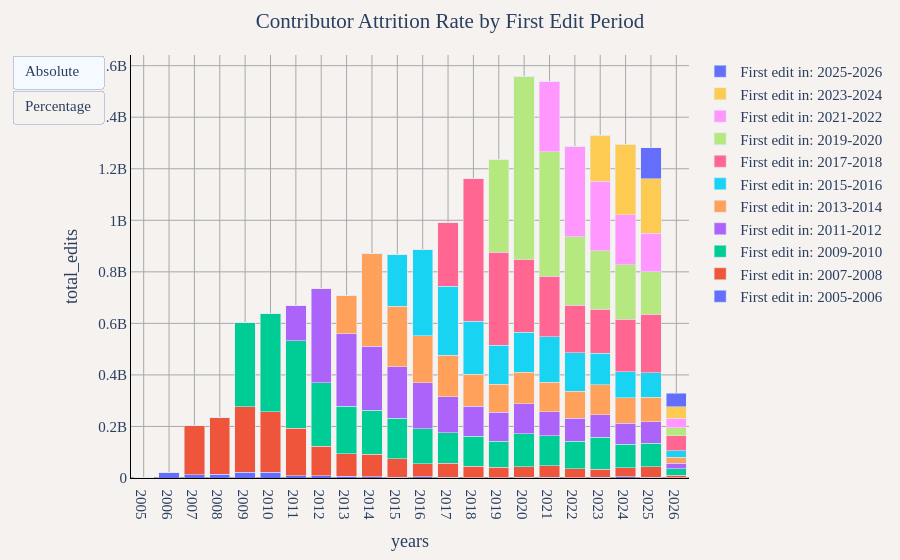

Source (notebook cell):
### Markdown cell above
## Contributor Attrition Rate by First Edit Period (Yearly)
This shows the contribution patterns of users grouped by their first edit period (2-year periods), displaying the percentage of total yearly edits from each cohort.

### Code cell
sql_query = """
WITH user_first_edit AS (
    -- Find the first edit year for each user
    SELECT 
        user_name,
        MIN(year) as first_edit_year
    FROM 
        read_parquet('../changeset_data/year=*/month=*/*.parquet')
    GROUP BY 
        user_name
),
year_user_edits AS (
    -- Sum edits by year and user
    SELECT 
        year,
        user_name,
        SUM(edit_count) as total_edits
    FROM 
        read_parquet('../changeset_data/year=*/month=*/*.parquet')
    GROUP BY 
        year, user_name
),
merged_data AS (
    -- Join to get first edit year for each user's yearly edits
    SELECT 
        y.year,
        y.user_name,
        y.total_edits,
        u.first_edit_year,
        CASE 
            -- Create 2-year periods based on odd/even years
            WHEN u.first_edit_year % 2 = 1 THEN 
                CONCAT('First edit in: ', CAST(u.first_edit_year AS VARCHAR), '-', CAST(u.first_edit_year + 1 AS VARCHAR))
            ELSE 
                CONCAT('First edit in: ', CAST(u.first_edit_year - 1 AS VARCHAR), '-', CAST(u.first_edit_year AS VARCHAR))
        END as first_edit_period
    FROM 
        year_user_edits y
    JOIN 
        user_first_edit u ON y.user_name = u.user_name
),
grouped_data AS (
    SELECT 
        CAST(year AS VARCHAR) as years,
        first_edit_period,
        SUM(total_edits) as total_edits
    FROM 
        merged_data
    GROUP BY 
        year, first_edit_period
)
SELECT 
    years,
    first_edit_period,
    total_edits,
    ROUND(100.0 * total_edits / SUM(total_edits) OVER (PARTITION BY years), 2) as percentage
FROM 
    grouped_data
ORDER BY 
    years, first_edit_period
"""
df = duckdb.sql(sql_query).df()

util.show_figure(
    [
        util.FigureConfig(
            title="Contributor Attrition Rate by First Edit Period",
            label="Absolute",
            x_col="years",
            y_col="total_edits",
            query_or_df=df,
            group_col="first_edit_period",
            plot_type="bar",
            trace_names=util.get_trace_names(df, "first_edit_period", "years", "total_edits", "unique"),
        ),
        util.FigureConfig(
            title="Percentage of Edits by First Edit Period",
            label="Percentage",
            x_col="years",
            y_col="percentage",
            query_or_df=df,
            group_col="first_edit_period",
            plot_type="bar",
        ),
    ]
)

### Figure 1 — Plotly figure (JSON) as saved in the notebook; plotly's stock layout.template omitted (floating-point values rounded to 4 significant figures)
{"data": [{"hovertemplate": "First edit in: 2005-2006<br>%{x}<br>%{y:,} total_edits<extra></extra>", "name": "First edit in: 2005-2006", "type": "bar", "visible": true, "x": ["2005", "2006", "2007", "2008", "2009", "2010", "2011", "2012", "2013", "2014", "2015", "2016", "2017", "2018", "2019", "2020", "2021", "2022", "2023", "2024", "2025", "2026"], "y": [158800.0, 21840000.0, 11710000.0, 14160000.0, 22160000.0, 21560000.0, 8498000.0, 8784000.0, 6644000.0, 4907000.0, 3458000.0, 4080000.0, 2656000.0, 1713000.0, 1657000.0, 2498000.0, 2022000.0, 1745000.0, 2026000.0, 5516000.0, 2110000.0, 617400.0]}, {"hovertemplate": "First edit in: 2007-2008<br>%{x}<br>%{y:,} total_edits<extra></extra>", "name": "First edit in: 2007-2008", "type": "bar", "visible": true, "x": ["2005", "2006", "2007", "2008", "2009", "2010", "2011", "2012", "2013", "2014", "2015", "2016", "2017", "2018", "2019", "2020", "2021", "2022", "2023", "2024", "2025", "2026"], "y": [0.0, 0.0, 192300000.0, 222400000.0, 254600000.0, 234800000.0, 184600000.0, 114400000.0, 87290000.0, 87870000.0, 70730000.0, 52070000.0, 54730000.0, 43540000.0, 40770000.0, 42010000.0, 46040000.0, 34910000.0, 32830000.0, 33990000.0, 42480000.0, 10500000.0]}, {"hovertemplate": "First edit in: 2009-2010<br>%{x}<br>%{y:,} total_edits<extra></extra>", "name": "First edit in: 2009-2010", "type": "bar", "visible": true, "x": ["2005", "2006", "2007", "2008", "2009", "2010", "2011", "2012", "2013", "2014", "2015", "2016", "2017", "2018", "2019", "2020", "2021", "2022", "2023", "2024", "2025", "2026"], "y": [0.0, 0.0, 0.0, 0.0, 327600000.0, 382300000.0, 339500000.0, 246600000.0, 183700000.0, 169300000.0, 157800000.0, 134300000.0, 118400000.0, 116800000.0, 100800000.0, 126700000.0, 116000000.0, 106400000.0, 124100000.0, 91290000.0, 90630000.0, 24220000.0]}, {"hovertemplate": "First edit in: 2011-2012<br>%{x}<br>%{y:,} total_edits<extra></extra>", "name": "First edit in: 2011-2012", "type": "bar", "visible": true, "x": ["2005", "2006", "2007", "2008", "2009", "2010", "2011", "2012", "2013", "2014", "2015", "2016", "2017", "2018", "2019", "2020", "2021", "2022", "2023", "2024", "2025", "2026"], "y": [0.0, 0.0, 0.0, 0.0, 0.0, 0.0, 137100000.0, 364600000.0, 282400000.0, 248900000.0, 200500000.0, 179800000.0, 138600000.0, 117100000.0, 112700000.0, 117400000.0, 92870000.0, 88080000.0, 86190000.0, 81180000.0, 82400000.0, 21690000.0]}, {"hovertemplate": "First edit in: 2013-2014<br>%{x}<br>%{y:,} total_edits<extra></extra>", "name": "First edit in: 2013-2014", "type": "bar", "visible": true, "x": ["2005", "2006", "2007", "2008", "2009", "2010", "2011", "2012", "2013", "2014", "2015", "2016", "2017", "2018", "2019", "2020", "2021", "2022", "2023", "2024", "2025", "2026"], "y": [0.0, 0.0, 0.0, 0.0, 0.0, 0.0, 0.0, 0.0, 146700000.0, 360800000.0, 233800000.0, 181200000.0, 161700000.0, 123600000.0, 107700000.0, 121800000.0, 115300000.0, 106100000.0, 116200000.0, 100400000.0, 96020000.0, 24220000.0]}, {"hovertemplate": "First edit in: 2015-2016<br>%{x}<br>%{y:,} total_edits<extra></extra>", "name": "First edit in: 2015-2016", "type": "bar", "visible": true, "x": ["2005", "2006", "2007", "2008", "2009", "2010", "2011", "2012", "2013", "2014", "2015", "2016", "2017", "2018", "2019", "2020", "2021", "2022", "2023", "2024", "2025", "2026"], "y": [0.0, 0.0, 0.0, 0.0, 0.0, 0.0, 0.0, 0.0, 0.0, 0.0, 201300000.0, 333400000.0, 268900000.0, 204600000.0, 152500000.0, 155700000.0, 176300000.0, 148300000.0, 121800000.0, 100100000.0, 95020000.0, 24380000.0]}, {"hovertemplate": "First edit in: 2017-2018<br>%{x}<br>%{y:,} total_edits<extra></extra>", "name": "First edit in: 2017-2018", "type": "bar", "visible": true, "x": ["2005", "2006", "2007", "2008", "2009", "2010", "2011", "2012", "2013", "2014", "2015", "2016", "2017", "2018", "2019", "2020", "2021", "2022", "2023", "2024", "2025", "2026"], "y": [0.0, 0.0, 0.0, 0.0, 0.0, 0.0, 0.0, 0.0, 0.0, 0.0, 0.0, 0.0, 245500000.0, 555900000.0, 360000000.0, 282900000.0, 234700000.0, 185500000.0, 171300000.0, 203300000.0, 227600000.0, 57990000.0]}, {"hovertemplate": "First edit in: 2019-2020<br>%{x}<br>%{y:,} total_edits<extra></extra>", "name": "First edit in: 2019-2020", "type": "bar", "visible": true, "x": ["2005", "2006", "2007", "2008", "2009", "2010", "2011", "2012", "2013", "2014", "2015", "2016", "2017", "2018", "2019", "2020", "2021", "2022", "2023", "2024", "2025", "2026"], "y": [0.0, 0.0, 0.0, 0.0, 0.0, 0.0, 0.0, 0.0, 0.0, 0.0, 0.0, 0.0, 0.0, 0.0, 358100000.0, 710400000.0, 483700000.0, 265300000.0, 228300000.0, 210900000.0, 163500000.0, 31270000.0]}, {"hovertemplate": "First edit in: 2021-2022<br>%{x}<br>%{y:,} total_edits<extra></extra>", "name": "First edit in: 2021-2022", "type": "bar", "visible": true, "x": ["2005", "2006", "2007", "2008", "2009", "2010", "2011", "2012", "2013", "2014", "2015", "2016", "2017", "2018", "2019", "2020", "2021", "2022", "2023", "2024", "2025", "2026"], "y": [0.0, 0.0, 0.0, 0.0, 0.0, 0.0, 0.0, 0.0, 0.0, 0.0, 0.0, 0.0, 0.0, 0.0, 0.0, 0.0, 272700000.0, 351100000.0, 269000000.0, 194300000.0, 149400000.0, 37470000.0]}, {"hovertemplate": "First edit in: 2023-2024<br>%{x}<br>%{y:,} total_edits<extra></extra>", "name": "First edit in: 2023-2024", "type": "bar", "visible": true, "x": ["2005", "2006", "2007", "2008", "2009", "2010", "2011", "2012", "2013", "2014", "2015", "2016", "2017", "2018", "2019", "2020", "2021", "2022", "2023", "2024", "2025", "2026"], "y": [0.0, 0.0, 0.0, 0.0, 0.0, 0.0, 0.0, 0.0, 0.0, 0.0, 0.0, 0.0, 0.0, 0.0, 0.0, 0.0, 0.0, 0.0, 178000000.0, 274900000.0, 211800000.0, 43760000.0]}, {"hovertemplate": "First edit in: 2025-2026<br>%{x}<br>%{y:,} total_edits<extra></extra>", "name": "First edit in: 2025-2026", "type": "bar", "visible": true, "x": ["2005", "2006", "2007", "2008", "2009", "2010", "2011", "2012", "2013", "2014", "2015", "2016", "2017", "2018", "2019", "2020", "2021", "2022", "2023", "2024", "2025", "2026"], "y": [0.0, 0.0, 0.0, 0.0, 0.0, 0.0, 0.0, 0.0, 0.0, 0.0, 0.0, 0.0, 0.0, 0.0, 0.0, 0.0, 0.0, 0.0, 0.0, 0.0, 121300000.0, 52720000.0]}, {"hovertemplate": "First edit in: 2005-2006<br>%{x}<br>%{y:,} percentage<extra></extra>", "name": "First edit in: 2005-2006", "type": "bar", "visible": false, "x": ["2005", "2006", "2007", "2008", "2009", "2010", "2011", "2012", "2013", "2014", "2015", "2016", "2017", "2018", "2019", "2020", "2021", "2022", "2023", "2024", "2025", "2026"], "y": [100.0, 100.0, 5.74, 5.99, 3.67, 3.38, 1.27, 1.2, 0.94, 0.56, 0.4, 0.46, 0.27, 0.15, 0.13, 0.16, 0.13, 0.14, 0.15, 0.43, 0.16, 0.19]}, {"hovertemplate": "First edit in: 2007-2008<br>%{x}<br>%{y:,} percentage<extra></extra>", "name": "First edit in: 2007-2008", "type": "bar", "visible": false, "x": ["2005", "2006", "2007", "2008", "2009", "2010", "2011", "2012", "2013", "2014", "2015", "2016", "2017", "2018", "2019", "2020", "2021", "2022", "2023", "2024", "2025", "2026"], "y": [0.0, 0.0, 94.26, 94.01, 42.13, 36.77, 27.56, 15.57, 12.35, 10.08, 8.15, 5.88, 5.53, 3.74, 3.3, 2.69, 2.99, 2.71, 2.47, 2.62, 3.31, 3.19]}, {"hovertemplate": "First edit in: 2009-2010<br>%{x}<br>%{y:,} percentage<extra></extra>", "name": "First edit in: 2009-2010", "type": "bar", "visible": false, "x": ["2005", "2006", "2007", "2008", "2009", "2010", "2011", "2012", "2013", "2014", "2015", "2016", "2017", "2018", "2019", "2020", "2021", "2022", "2023", "2024", "2025", "2026"], "y": [0.0, 0.0, 0.0, 0.0, 54.2, 59.86, 50.7, 33.58, 26.0, 19.42, 18.18, 15.17, 11.95, 10.04, 8.16, 8.13, 7.53, 8.27, 9.33, 7.04, 7.07, 7.37]}, {"hovertemplate": "First edit in: 2011-2012<br>%{x}<br>%{y:,} percentage<extra></extra>", "name": "First edit in: 2011-2012", "type": "bar", "visible": false, "x": ["2005", "2006", "2007", "2008", "2009", "2010", "2011", "2012", "2013", "2014", "2015", "2016", "2017", "2018", "2019", "2020", "2021", "2022", "2023", "2024", "2025", "2026"], "y": [0.0, 0.0, 0.0, 0.0, 0.0, 0.0, 20.47, 49.65, 39.96, 28.55, 23.11, 20.32, 13.99, 10.07, 9.13, 7.53, 6.03, 6.84, 6.48, 6.26, 6.43, 6.59]}, {"hovertemplate": "First edit in: 2013-2014<br>%{x}<br>%{y:,} percentage<extra></extra>", "name": "First edit in: 2013-2014", "type": "bar", "visible": false, "x": ["2005", "2006", "2007", "2008", "2009", "2010", "2011", "2012", "2013", "2014", "2015", "2016", "2017", "2018", "2019", "2020", "2021", "2022", "2023", "2024", "2025", "2026"], "y": [0.0, 0.0, 0.0, 0.0, 0.0, 0.0, 0.0, 0.0, 20.75, 41.39, 26.95, 20.48, 16.33, 10.62, 8.72, 7.81, 7.49, 8.24, 8.74, 7.74, 7.49, 7.37]}, {"hovertemplate": "First edit in: 2015-2016<br>%{x}<br>%{y:,} percentage<extra></extra>", "name": "First edit in: 2015-2016", "type": "bar", "visible": false, "x": ["2005", "2006", "2007", "2008", "2009", "2010", "2011", "2012", "2013", "2014", "2015", "2016", "2017", "2018", "2019", "2020", "2021", "2022", "2023", "2024", "2025", "2026"], "y": [0.0, 0.0, 0.0, 0.0, 0.0, 0.0, 0.0, 0.0, 0.0, 0.0, 23.2, 37.68, 27.15, 17.59, 12.35, 9.99, 11.45, 11.52, 9.16, 7.72, 7.41, 7.41]}, {"hovertemplate": "First edit in: 2017-2018<br>%{x}<br>%{y:,} percentage<extra></extra>", "name": "First edit in: 2017-2018", "type": "bar", "visible": false, "x": ["2005", "2006", "2007", "2008", "2009", "2010", "2011", "2012", "2013", "2014", "2015", "2016", "2017", "2018", "2019", "2020", "2021", "2022", "2023", "2024", "2025", "2026"], "y": [0.0, 0.0, 0.0, 0.0, 0.0, 0.0, 0.0, 0.0, 0.0, 0.0, 0.0, 0.0, 24.79, 47.79, 29.17, 18.14, 15.25, 14.41, 12.88, 15.69, 17.75, 17.63]}, {"hovertemplate": "First edit in: 2019-2020<br>%{x}<br>%{y:,} percentage<extra></extra>", "name": "First edit in: 2019-2020", "type": "bar", "visible": false, "x": ["2005", "2006", "2007", "2008", "2009", "2010", "2011", "2012", "2013", "2014", "2015", "2016", "2017", "2018", "2019", "2020", "2021", "2022", "2023", "2024", "2025", "2026"], "y": [0.0, 0.0, 0.0, 0.0, 0.0, 0.0, 0.0, 0.0, 0.0, 0.0, 0.0, 0.0, 0.0, 0.0, 29.01, 45.56, 31.42, 20.61, 17.17, 16.28, 12.75, 9.51]}, {"hovertemplate": "First edit in: 2021-2022<br>%{x}<br>%{y:,} percentage<extra></extra>", "name": "First edit in: 2021-2022", "type": "bar", "visible": false, "x": ["2005", "2006", "2007", "2008", "2009", "2010", "2011", "2012", "2013", "2014", "2015", "2016", "2017", "2018", "2019", "2020", "2021", "2022", "2023", "2024", "2025", "2026"], "y": [0.0, 0.0, 0.0, 0.0, 0.0, 0.0, 0.0, 0.0, 0.0, 0.0, 0.0, 0.0, 0.0, 0.0, 0.0, 0.0, 17.71, 27.27, 20.23, 14.99, 11.65, 11.39]}, {"hovertemplate": "First edit in: 2023-2024<br>%{x}<br>%{y:,} percentage<extra></extra>", "name": "First edit in: 2023-2024", "type": "bar", "visible": false, "x": ["2005", "2006", "2007", "2008", "2009", "2010", "2011", "2012", "2013", "2014", "2015", "2016", "2017", "2018", "2019", "2020", "2021", "2022", "2023", "2024", "2025", "2026"], "y": [0.0, 0.0, 0.0, 0.0, 0.0, 0.0, 0.0, 0.0, 0.0, 0.0, 0.0, 0.0, 0.0, 0.0, 0.0, 0.0, 0.0, 0.0, 13.39, 21.22, 16.52, 13.31]}, {"hovertemplate": "First edit in: 2025-2026<br>%{x}<br>%{y:,} percentage<extra></extra>", "name": "First edit in: 2025-2026", "type": "bar", "visible": false, "x": ["2005", "2006", "2007", "2008", "2009", "2010", "2011", "2012", "2013", "2014", "2015", "2016", "2017", "2018", "2019", "2020", "2021", "2022", "2023", "2024", "2025", "2026"], "y": [0.0, 0.0, 0.0, 0.0, 0.0, 0.0, 0.0, 0.0, 0.0, 0.0, 0.0, 0.0, 0.0, 0.0, 0.0, 0.0, 0.0, 0.0, 0.0, 0.0, 9.46, 16.03]}], "layout": {"barmode": "stack", "font": {"family": "Times", "size": 15}, "margin": {"b": 55, "l": 55, "r": 55, "t": 55}, "paper_bgcolor": "#f5f2f0", "plot_bgcolor": "#f5f2f0", "title": {"text": "Contributor Attrition Rate by First Edit Period", "x": 0.5}, "updatemenus": [{"buttons": [{"args": [{"visible": [true, true, true, true, true, true, true, true, true, true, true, false, false, false, false, false, false, false, false, false, false, false]}, {"title.text": "Contributor Attrition Rate by First Edit Period", "xaxis.title.text": "years", "yaxis.title.text": "total_edits"}], "label": "Absolute", "method": "update"}, {"args": [{"visible": [false, false, false, false, false, false, false, false, false, false, false, true, true, true, true, true, true, true, true, true, true, true]}, {"title.text": "Percentage of Edits by First Edit Period", "xaxis.title.text": "years", "yaxis.title.text": "percentage"}], "label": "Percentage", "method": "update"}], "type": "buttons"}], "xaxis": {"gridcolor": "darkgray", "linecolor": "black", "showgrid": true, "tickcolor": "black", "title": {"text": "years"}, "zerolinecolor": "darkgray"}, "yaxis": {"gridcolor": "darkgray", "linecolor": "black", "rangemode": "tozero", "showgrid": true, "tickcolor": "black", "title": {"text": "total_edits"}, "zerolinecolor": "darkgray"}}}
